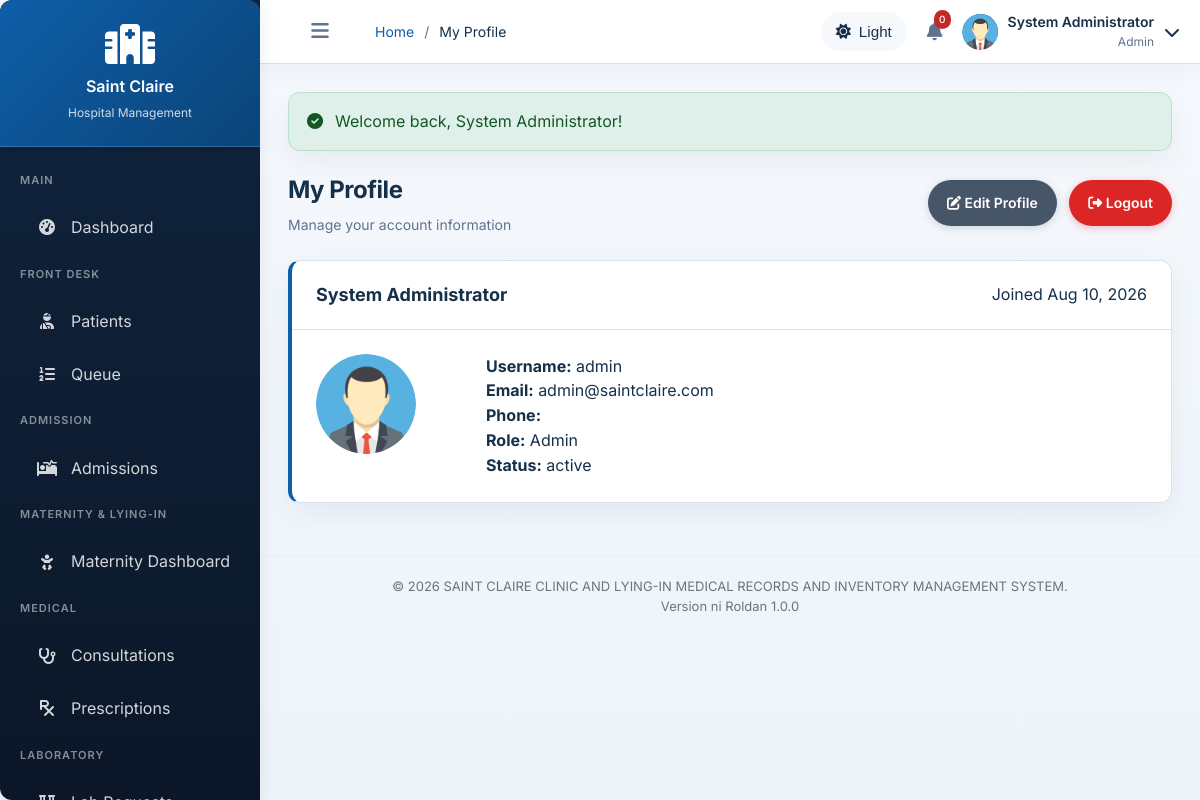
The app's page /profile.php (signed in) with its own data.
### tables this page shows
CREATE TABLE users (
    id INT AUTO_INCREMENT PRIMARY KEY,
    username VARCHAR(50) UNIQUE NOT NULL,
    password VARCHAR(255) NOT NULL,
    full_name VARCHAR(100) NOT NULL,
    email VARCHAR(100),
    phone VARCHAR(20),
    role ENUM('admin', 'doctor', 'nurse', 'cashier', 'staff', 'inventory', 'laboratory') NOT NULL,
    department VARCHAR(50),
    status ENUM('active', 'inactive') DEFAULT 'active',
    last_login DATETIME,
    created_at TIMESTAMP DEFAULT CURRENT_TIMESTAMP,
    updated_at TIMESTAMP DEFAULT CURRENT_TIMESTAMP ON UPDATE CURRENT_TIMESTAMP
);

### config/config.php (called while the page is built, shortened)
<?php
function formatDate($date, $format = 'M d, Y') {
    return date($format, strtotime($date));
}
?>

### profile.php (the view, shortened to what this page needs)
<?php
require_once 'config/config.php';
$conn = getDBConnection();
$userId = isset($_SESSION['user_id']) ? intval($_SESSION['user_id']) : 0;
$user = null;
if ($userId) {
    $stmt = $conn->prepare("SELECT id, username, full_name, email, phone, role, department, status, created_at, updated_at FROM users WHERE id = ? LIMIT 1");
    $stmt->bind_param('i', $userId);
    $stmt->execute();
    $res = $stmt->get_result();
    if ($res && $res->num_rows === 1) {
        $user = $res->fetch_assoc();
    }
}
include 'includes/header.php';
?>
<div class="page-header">
    <div>
        <h1 class="page-title">My Profile</h1>
        <p class="page-subtitle">Manage your account information</p>
    </div>
    <div>
        <a href="profile-edit.php" class="btn btn-secondary" style="margin-right:8px;"><i class="fas fa-edit"></i> Edit Profile</a>
        <a href="logout.php" class="btn btn-danger"><i class="fas fa-sign-out-alt"></i> Logout</a>
    </div>
</div>
<?php if (!$user): ?>
    <div class="card">
        <div class="card-body">
            <p class="text-muted">User profile not found. Please contact the administrator.</p>
        </div>
    </div>
<?php else: ?>
    <div class="card">
        <div class="card-header card-header-accent">
            <div class="card-title"><?php echo htmlspecialchars($user['full_name'] ?? ''); ?></div>
            <div class="small muted">Joined <?php echo formatDate($user['created_at'] ?? null); ?></div>
        </div>
        <div class="card-body">
            <div style="display:flex; gap:30px; align-items:flex-start;">
                <div style="min-width:140px;">
                    <?php
                    $avatarUrl = null;
                    if (!empty($user['id'])) {
                        $avatarPattern = rtrim(UPLOAD_PATH, DIRECTORY_SEPARATOR) . DIRECTORY_SEPARATOR . 'avatars' . DIRECTORY_SEPARATOR . 'user_' . $user['id'] . '.*';
                        $matches = glob($avatarPattern);
                        if ($matches && count($matches) > 0) {
                            $avatarPath = $matches[0];
                            $avatarFile = basename($avatarPath);
                            $avatarUrl = BASE_URL . 'uploads/avatars/' . $avatarFile;
                            $avatarUrl .= '?v=' . @filemtime($avatarPath);
                        }
                    }
                    if ($avatarUrl): ?>
                        <div style="width:100px;height:100px;border-radius:50%;overflow:hidden;">
                            <img src="<?php echo htmlspecialchars($avatarUrl); ?>" alt="Avatar" style="width:100%;height:100%;object-fit:cover;display:block;">
                        </div>
                    <?php else: ?>
                        <div class="user-avatar" style="width:100px;height:100px;font-size:36px; display:flex; align-items:center; justify-content:center; border-radius:50%; background:var(--primary-color); color:#fff;">
                            <?php echo strtoupper(substr(($user['full_name'] ?? ' '), 0, 1)); ?>
                        </div>
                    <?php endif; ?>
                </div>
                <div style="flex:1">
                    <p><strong>Username:</strong> <?php echo htmlspecialchars($user['username'] ?? ''); ?></p>
                    <p><strong>Email:</strong> <?php echo htmlspecialchars($user['email'] ?? ''); ?></p>
                    <p><strong>Phone:</strong> <?php echo htmlspecialchars($user['phone'] ?? ''); ?></p>
                    <p><strong>Role:</strong> <?php echo htmlspecialchars(isset($user['role']) ? ucfirst($user['role']) : ''); ?></p>
                    <p><strong>Status:</strong> <?php echo htmlspecialchars($user['status'] ?? ''); ?></p>
                </div>
            </div>
        </div>
    </div>
<?php endif; ?>
<?php include 'includes/footer.php'; ?>

### assets/css/style.css (style rules this page uses)
:root { --primary-color: #0f5ea8; --primary-dark: #0a4478; --primary-light: #eaf4ff; --accent-color: #15897b; --accent-soft: #e8f7f4; --secondary-color: #5f738d; --success-color: #1d7a45; --info-color: #0f766e; --warning-color: #b76a00; --danger-color: #c62828; --light-color: #f5f8fc; --dark-color: #12233b; --surface-color: #ffffff; --surface-muted: #f6f9fc; --border-color: #d8e2ee; --text-color: #16304a; --text-muted: #5f738d; --sidebar-width: 260px; --sidebar-collapsed: 76px; --header-height: 70px; --border-radius: 12px; --box-shadow: 0 10px 30px rgba(15, 23, 42, 0.06); --box-shadow-lg: 0 20px 45px rgba(15, 23, 42, 0.12); --elevated-shadow: 0 25px 80px rgba(0, 0, 0, 0.4); --bg-blur: 6px; --bg-dim: 0.32; --transition: 180ms ease; }
* { margin: 0; padding: 0; box-sizing: border-box; }
body { font-family: 'Inter', 'Segoe UI', Tahoma, Geneva, Verdana, sans-serif; background: linear-gradient(180deg, rgba(246, 249, 253, 1) 0%, rgba(237, 244, 250, 1) 100%); color: var(--text-color); line-height: 1.55; font-size: 15px; transition: background 180ms ease, color 180ms ease; }
.page-enter .content, .page-enter .stats-card, .page-enter .chart-card, .page-enter .card { opacity: 0; transform: translateY(24px) scale(0.985); }
.page-enter-ready .stats-card, .page-enter-ready .chart-card, .page-enter-ready .card { opacity: 1; transform: translateY(0) scale(1); transition: opacity 900ms cubic-bezier(0.16, 1, 0.3, 1) 430ms, transform 900ms cubic-bezier(0.16, 1, 0.3, 1) 430ms; }
.page-enter-ready .card:nth-child(3n) { transition-delay: 520ms; }
a { color: inherit; }
.btn { --btn-bg: #e5eaf2; --btn-color: var(--dark-color); --btn-hover: #dfe6f0; display: inline-block; padding: 11px 18px; font-size: 14px; font-weight: 600; text-align: center; text-decoration: none; border: 1px solid transparent; border-radius: 999px; cursor: pointer; transition: background-color var(--transition), transform var(--transition), box-shadow var(--transition), border-color var(--transition); background-color: var(--btn-bg); color: var(--btn-color); box-shadow: 0 4px 12px rgba(15, 23, 42, 0.06); }
.btn-danger { --btn-bg: #dc2626; --btn-hover: #b91c1c; --btn-color: #fff; box-shadow: 0 2px 8px rgba(220, 38, 38, 0.28); }
.btn-secondary { --btn-bg: #475569; --btn-hover: #334155; --btn-color: #fff; box-shadow: 0 2px 8px rgba(71, 85, 105, 0.22); }
:root { --sidebar-header-height: 120px; --sidebar-header-height-collapsed: 80px; }
.page-header { display: flex; justify-content: space-between; align-items: center; margin-bottom: 24px; }
.page-title { font-size: 28px; font-weight: 700; color: var(--text-color); letter-spacing: -0.02em; }
.page-subtitle { color: var(--text-muted); font-size: 14px; margin-top: 6px; }
.card { background: var(--surface-color); border: 1px solid var(--border-color); border-left: 4px solid var(--primary-color); border-radius: var(--border-radius); box-shadow: var(--box-shadow); margin-bottom: 24px; }
.card-header { padding: 20px 24px; border-bottom: 1px solid var(--border-color); display: flex; justify-content: space-between; align-items: center; }
.card-title { font-size: 18px; font-weight: 700; margin: 0; color: var(--text-color); }
.card-body { padding: 24px; }
:root { --fs-xxs: clamp(0.75rem, 1vw, 0.85rem); --fs-xs: clamp(0.875rem, 1.2vw, 0.95rem); --fs-sm: clamp(1rem, 1.6vw, 1.05rem); --fs-base: clamp(1.05rem, 1.8vw, 1.125rem); --fs-lg: clamp(1.125rem, 2.2vw, 1.25rem); --fs-xl: clamp(1.25rem, 3vw, 1.5rem); }
html { font-size: 100%; }
body { font-size: var(--fs-base); -webkit-font-smoothing: antialiased; }
.btn, .menu-item, .toggle-sidebar { min-height: 44px; min-width: 80px; }
@media (min-width: 768px) { body { font-size: 1rem; } }
@media (min-width: 1024px) { :root { --sidebar-width: 260px; --header-height: 64px; } }
@media (min-width: 1024px) { .page-title { font-size: var(--fs-xl); } }

### records on screen
users: full_name "System Administrator", created_at "Aug 10, 2026", username "admin", email "admin@saintclaire.com", role "Admin", status "active"

### other values on screen
$pageTitle "My Profile"
$notificationCount "0"
$_SESSION['user_name'] "System Administrator"
getActiveRole() "Admin"
$flash['message'] "Welcome back, System Administrator!"
APP_VERSION "1.0.0"
